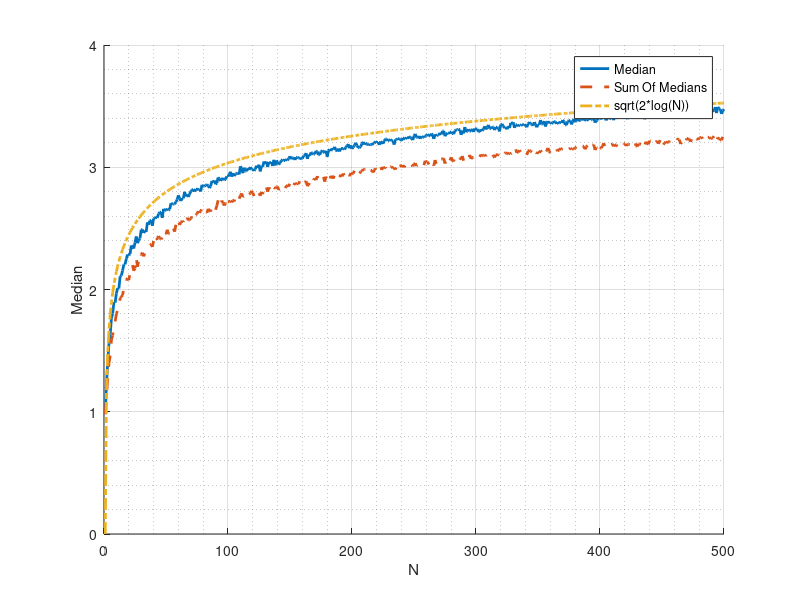
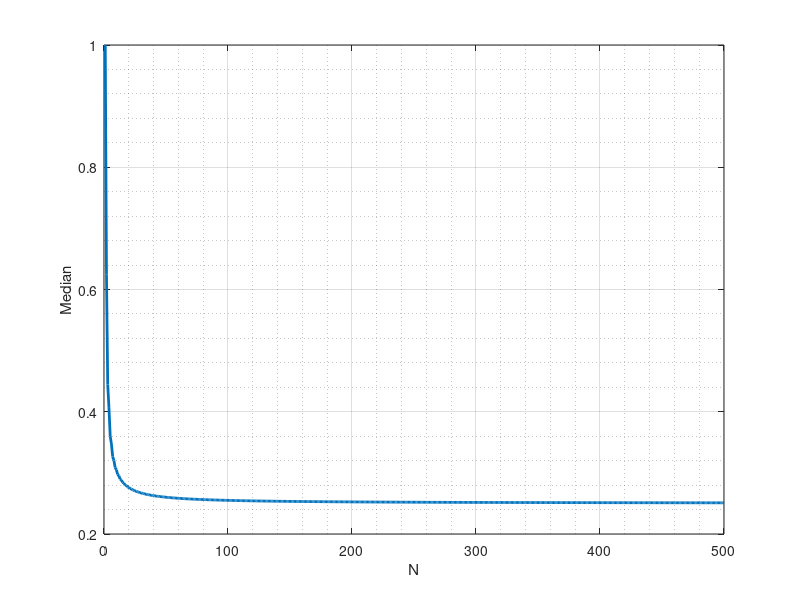

The MATLAB source for these figures, in order:
% median check

N = 500;
iters = 1000;

medVec = zeros(1,N);
medVecBound = zeros(1,N);
medConst = zeros(1,N);
for i=1:N
    currMed = 0; currMedBound = 0;

    xVec = randn(iters,i);
    yVec = ((1:i)/i).^2;
    yVec = repmat(yVec,iters,1);
    
    maxVec1 = max(xVec + yVec,[],2);
    maxVec2 = max(xVec,[],2) ;
    medVec(i) = median(maxVec1);
    medVecBound(i) = median(maxVec2) + median(((1:i)/i).^2);
    
    medConst(i) = median(((1:i)/i).^2);
end

figure;hold all;
plot(1:N,medVec,'LineWidth',2);
plot(1:N,medVecBound,'--','LineWidth',2);
plot(1:N,sqrt(2*log(1:N)),'-.','LineWidth',2);
grid on; grid minor; xlabel('N'); ylabel('Median');
legend('Median','Sum Of Medians','sqrt(2*log(N))');

figure;plot(1:N,medConst,'LineWidth',2);
grid on; grid minor; xlabel('N'); ylabel('Median');
